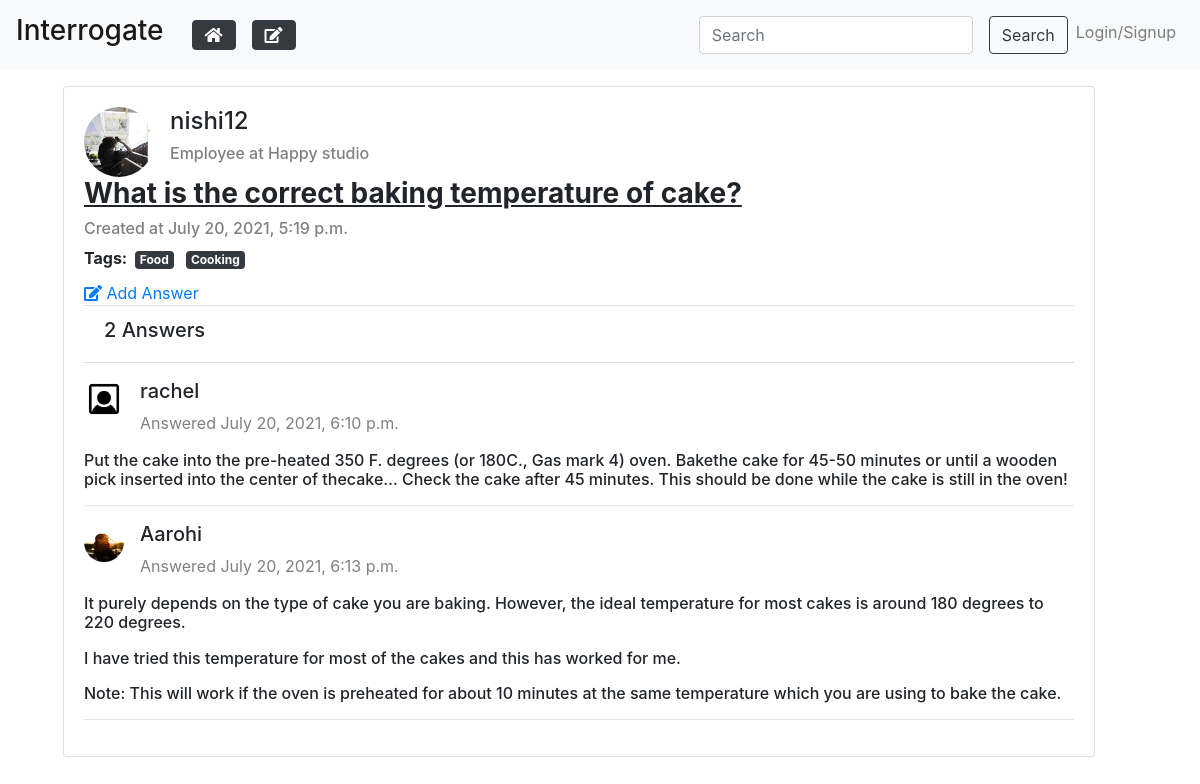
Screenshot of /Quora/48/ with the database file from the repository.
### quora/models.py (models this page shows, shortened)
class Question(models.Model):
    sno = models.AutoField(primary_key=True)
    question = models.CharField(max_length=255)
    user = models.ForeignKey(User, on_delete=models.CASCADE)
    status = models.BooleanField(default=0)
    queTopics = models.ManyToManyField(quoraTopic)
    timestamp = models.DateTimeField(default=now)

class quoraTopic(models.Model):
    topic_id = models.AutoField(primary_key=True)
    topic = models.CharField(max_length=50)
    image = models.ImageField(upload_to = 'quora/topicImg/')

class Answer(models.Model):
    sno = models.AutoField(primary_key=True)
    answer= RichTextField(blank=True, null= True)
    user=models.ForeignKey(User, on_delete=models.CASCADE)
    question=models.ForeignKey(Question, on_delete=models.CASCADE)
    timeStamp=models.DateTimeField(default=now)

### authentication/models.py (models this page shows, shortened)
class Profile(models.Model):
    user = models.OneToOneField(User, on_delete=models.CASCADE)
    first_name = models.CharField(max_length=100)
    last_name = models.CharField(max_length=100, blank=True)
    description = models.TextField(blank=True)
    employment = models.CharField(max_length=100, blank=True)
    school = models.CharField(max_length=100, blank=True)
    topics = models.ManyToManyField(quoraTopic)
    userImage = models.ImageField(upload_to = 'auth/userImg/', default = 'user.png')

### quora/views.py (the view)
# urls.py: path('<int:sno>/', views.questionDetail, name='questionDetail'),
def questionDetail(request,sno):
    que = Question.objects.filter(sno=sno).get()
    print(que.question)
    context = {'que': que }
    return render(request,'questionDetails.html',context)

### quora/context_processors.py (called while the page is built)
def add_variable_to_context(request):
    allTopics = quoraTopic.objects.all()
    return{'allTopics':allTopics , 'form':addAnswer}

### quora/templates/questionDetails.html (shortened to what this page needs)
{% extends 'base.html' %}
{% block content %}
<div class="container row">
    <div class="col-12">
        <div class="card ml-5 mt-3">
            <div class="card-body">
                <div class="media">
                    <a href="{% url 'othersProfile' que.user.username%}" target="_blank">
                        <img class="rounded-circle mr-3" src="{{que.user.profile.userImage.url}}" alt="..." width="70px" height="70px">
                    </a>
                    <div class="media-body">
                        <h4 class="mt-0">{{que.user}}</h4>
                        {% if que.user.profile.employment == '' and que.user.profile.school == ''%}
                        <h6></h6>
                        {% elif que.user.profile.employment == '' %}
                        <h6 style="color: grey;">Student at {{que.user.profile.school}}</h6>
                        {% else %}
                        <h6 style="color: grey;">Employee at {{que.user.profile.employment}}</h6>
                        {% endif %}
                    </div>
                </div>
                <h3><u><b>{{que.question}}</b></u></h3>
                <h6 style="color: grey;">Created at {{que.timestamp}}</h6>
                <div class="tags mb-2 mt-2">
                    <b>Tags: </b>
                    {% for topic in que.queTopics.all %}
                        <span class="badge badge-dark m-1">{{ topic.topic }}</span>
                    {% endfor %}
                </div>
                <a data-toggle="collapse" href="#ansCollapse{{que.sno}}{{queTopic.topic_id}}" role="button" aria-expanded="false" aria-controls="ansCollapse{{que.sno}}{{queTopic.topic_id}}" class="addAns mr-2">
                    <i class="fas fa-edit" area-hidden="true"></i> Add Answer
                </a>
                <ul class="list-group list-group-flush mb-3">
                    <li class="list-group-item">
                        <h5>{{que.answer_set.count}} Answers</h5>
                    </li>
                </ul>
                {% for answer in que.answer_set.all %}
                <div class="media">
                <a href="{% url 'othersProfile' answer.user.username%}" target="_blank">
                    <img class="rounded-circle mr-3" src="{{answer.user.profile.userImage.url}}" alt="..." width="40px" height="40px">
                </a>
                    <div class="media-body">
                        <h5 class="mt-0">{{answer.user}}</h5>
                        <span style="color: grey;">Answered {{ answer.timeStamp }}</span>
                    </div>
                    </div>
                    <h6 class="mt-3">{{ answer.answer|safe }}</h6>
                    <hr>
                {% endfor %}
            </div>
        </div>
    </div>
</div>
{% endblock content %}

### rows the page displays
Question: user.profile.userImage (picture), user "nishi12", user.profile.employment "Happy studio", question "What is the correct baking temperature of cake?", timestamp "July 20, 2021, 5:19 p.m.", answer_set.count "2"
quoraTopic: topic "Food"
quoraTopic: topic "Cooking"
Answer: user.profile.userImage (picture), user "rachel", timeStamp "July 20, 2021, 6:10 p.m.", answer "Put the cake into the pre-heated 350 F. degrees (or 180C., Gas mark 4) oven. Bakethe cake for 45-50 minutes or until a wooden pick inserted into the center of thecake… Check the cake after 45 minutes. This should be done while the cake is still in the oven!"
Answer: user.profile.userImage (picture), user "Aarohi", timeStamp "July 20, 2021, 6:13 p.m.", answer "It purely depends on the type of cake you are baking. However, the ideal temperature for most cakes is around 180 degrees to 220 degrees. I have tried this temperature for most of the cakes and this has worked for me. Note: This will work if the oven is preheated for about 10 minutes at the same temperature which you are using to bake the cake."
